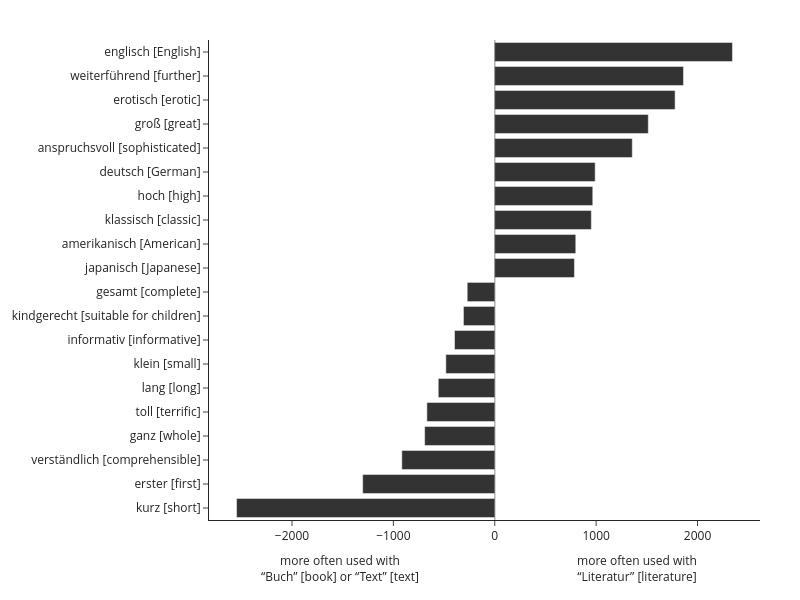

The notebook cell saved with this chart:
### Code cell
fig = px.bar(
    diverging,
    x="literature_booktext_llr",
    y=diverging.index,
    hover_data = ['count_literature', 'count_booktext'],
    orientation="h"
)

fig.update_traces(marker_color="#333333")

fig.update_layout(
    height=600,
    width=800,
    xaxis_title=None,
    yaxis_title=None,
    showlegend=False,
    template="simple_white",
    margin=dict(l=120, r=40, t=40, b=80)  # larger top margin for annotations
)

# zero reference line
fig.add_vline(x=0, line_width=1.5, line_color="black")

# top annotations
fig.add_annotation(
    x=0.09, y=-0.14,
    xref="paper", yref="paper",
    text="more often used with<br>“Buch” [book] or “Text” [text]",
    showarrow=False,
    xanchor="left"
)

fig.add_annotation(
    x=0.89, y=-0.14,
    xref="paper", yref="paper",
    text="more often used with<br>“Literatur” [literature]",
    showarrow=False,
    xanchor="right"
)
fig.show()
fig.write_image("../results/literature_booktext_comparison.png", scale=4)

### Figure 1 — Plotly figure (JSON) as saved in the notebook; plotly's stock layout.template omitted (floating-point values rounded to 4 significant figures)
{"data": [{"customdata": [[4.0, 3106.0], [2.0, 1613.0], [5.0, 1183.0], [11.0, 963.0], [35.0, 1106.0], [3.0, 722.0], [5.0, 650.0], [8.0, 569.0], [3.0, 415.0], [19.0, 481.0], [385.0, 7.0], [391.0, 7.0], [552.0, 42.0], [448.0, 2.0], [703.0, 114.0], [916.0, 130.0], [944.0, 102.0], [899.0, 27.0], [858.0, 4.0], [1316.0, 91.0]], "hovertemplate": "literature_booktext_llr=%{x}<br>adjective=%{y}<br>count_literature=%{customdata[0]}<br>count_booktext=%{customdata[1]}<extra></extra>", "legendgroup": "", "marker": {"color": "#333333", "pattern": {"shape": ""}}, "name": "", "orientation": "h", "showlegend": false, "textposition": "auto", "type": "bar", "x": [-2547.0, -1303.0, -916.9, -691.8, -669.8, -557.3, -482.7, -397.1, -308.9, -271.9, 786.1, 799.2, 952.6, 966.8, 990.5, 1357.0, 1515.0, 1779.0, 1862.0, 2345.0], "xaxis": "x", "y": ["kurz [short]", "erster [first]", "verständlich [comprehensible]", "ganz [whole]", "toll [terrific]", "lang [long]", "klein [small]", "informativ [informative]", "kindgerecht [suitable for children]", "gesamt [complete]", "japanisch [Japanese]", "amerikanisch [American]", "klassisch [classic]", "hoch [high]", "deutsch [German]", "anspruchsvoll [sophisticated]", "groß [great]", "erotisch [erotic]", "weiterführend [further]", "englisch [English]"], "yaxis": "y"}], "layout": {"annotations": [{"showarrow": false, "text": "more often used with<br>“Buch” [book] or “Text” [text]", "x": 0.09, "xanchor": "left", "xref": "paper", "y": -0.14, "yref": "paper"}, {"showarrow": false, "text": "more often used with<br>“Literatur” [literature]", "x": 0.89, "xanchor": "right", "xref": "paper", "y": -0.14, "yref": "paper"}], "barmode": "relative", "height": 600, "legend": {"tracegroupgap": 0}, "margin": {"b": 80, "l": 120, "r": 40, "t": 40}, "shapes": [{"line": {"color": "black", "width": 1.5}, "type": "line", "x0": 0, "x1": 0, "xref": "x", "y0": 0, "y1": 1, "yref": "y domain"}], "showlegend": false, "width": 800, "xaxis": {"anchor": "y", "domain": [0, 1], "title": {}}, "yaxis": {"anchor": "x", "domain": [0, 1], "title": {}}}}
